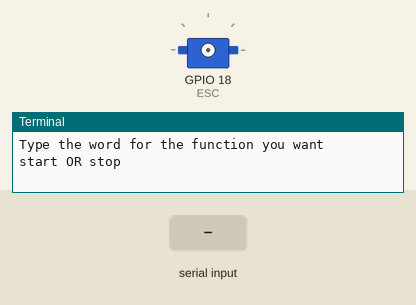
This program was run on a simulated Raspberry Pi (BCM pin numbers). Shown: servo, the last lines printed to the terminal. The test bench sets the inputs (shaded band). Servo angles are drawn from the pulse width (0.5 ms = 0°, 2.5 ms = 180°).

Above: at 3.2 s.
3.3 s: "start" typed at the terminal, then Enter
4.8 s: "q" typed at the terminal, then Enter
At 5.8 s:
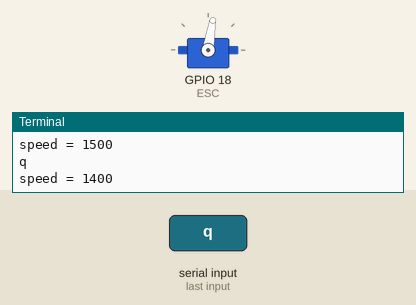
6.3 s: "d" typed at the terminal, then Enter
At 7.0 s:
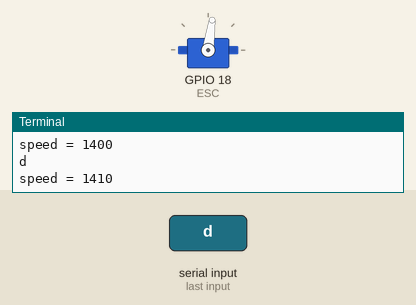
7.8 s: "e" typed at the terminal, then Enter
At 8.1 s:
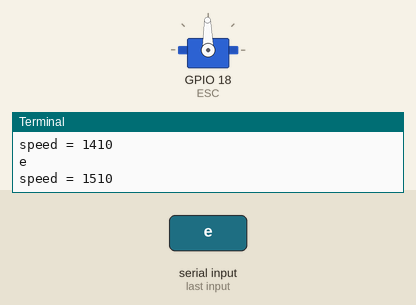
9.3 s: "a" typed at the terminal, then Enter
At 10.5 s:
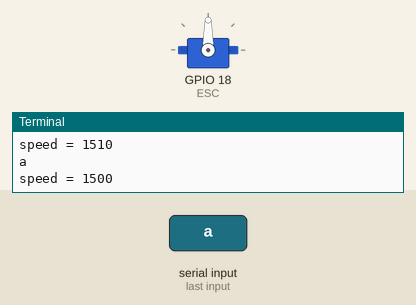
Timing chart, 0 to 12.3 s (numbered marks = the images above; inputs shaded):
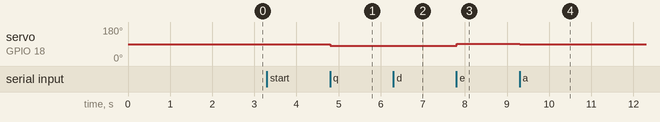

Measured:
- after the input at 4.8 s, servo on GPIO 18 (ESC): 90° → 81° at once
- after the input at 6.3 s, servo on GPIO 18 (ESC): 81° → 82° at once
- after the input at 7.8 s, servo on GPIO 18 (ESC): 82° → 91° at once
- after the input at 9.3 s, servo on GPIO 18 (ESC): 91° → 90° at once

The program:

runMotor.py
```python
"""Micro ROV motor testing."""
import os
import time
os.system("sudo killall pigpiod")
time.sleep(1)
os.system("sudo pigpiod")
time.sleep(1)
import pigpio

ESC = 18  # ESC GPIO pin

pi = pigpio.pi()
pi.set_servo_pulsewidth(ESC, 0)

max_value = 2000  # ESC maximum value
center_value = 1500
min_value = 1000  # ESC minimum value

print("Type the word for the function you want")
print("start OR stop")


def control():
    """Control the motor using the ESC."""
    speed = center_value
    print("Controls - a to decrease speed & d to increase speed OR q to decrease a lot of speed & e to increase a lot of speed")
    while True:
        print("speed = " + str(speed))
        pi.set_servo_pulsewidth(ESC, speed)
        inp = input()
        if inp == "q":
            speed -= 100  # Decrement the speed by a large amount
        elif inp == "e":
            speed += 100  # Increment the speed by a large amount
        elif inp == "d":
            speed += 10   # Increment the speed
        elif inp == "a":
            speed -= 10   # Decrement the speed
        elif inp == "stop":
            stop()
            break
        else:
            print("Not a valid option")


def arm():
    """Arm the ESC."""
    pi.set_servo_pulsewidth(ESC, center_value)
    control()


def stop():
    """Stop the program."""
    pi.set_servo_pulsewidth(ESC, center_value)
    pi.stop()
    os.system("sudo killall pigpiod")


# Start of the program
inp = input()
if inp == "start":
    arm()
elif inp == "stop":
    stop()
```
